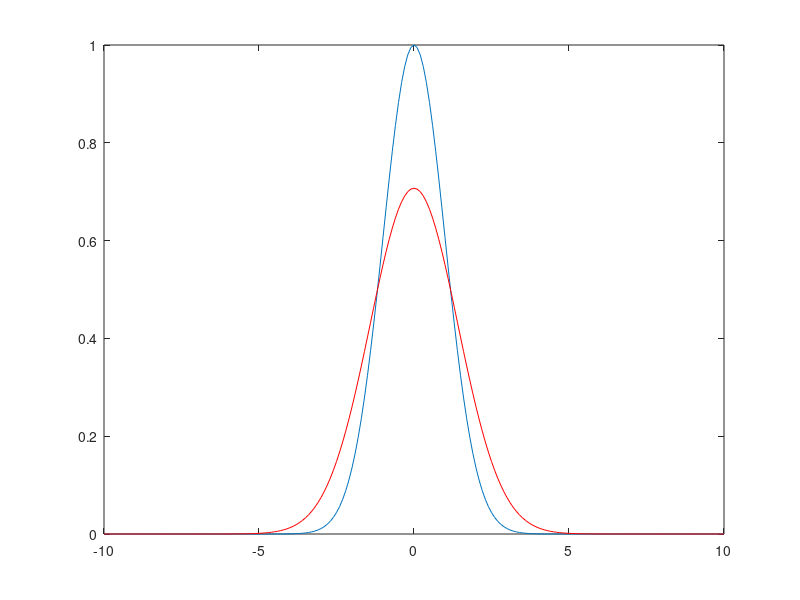
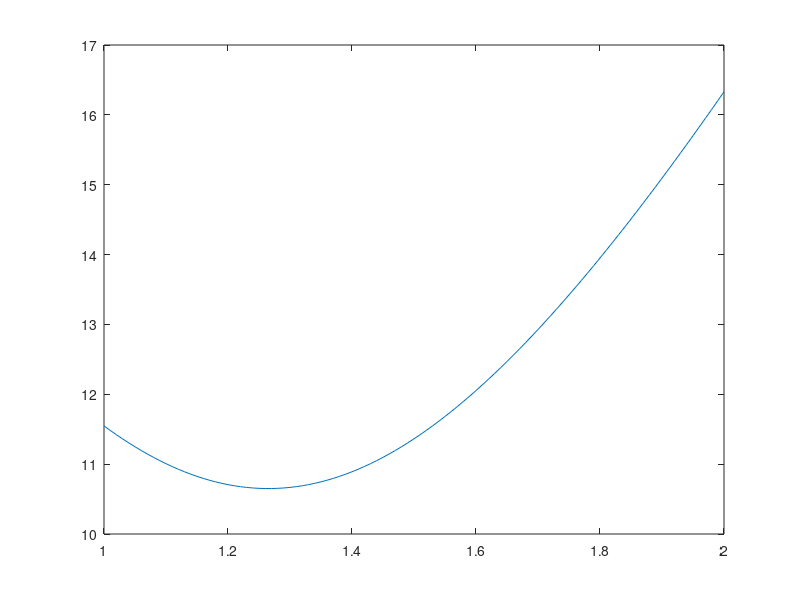
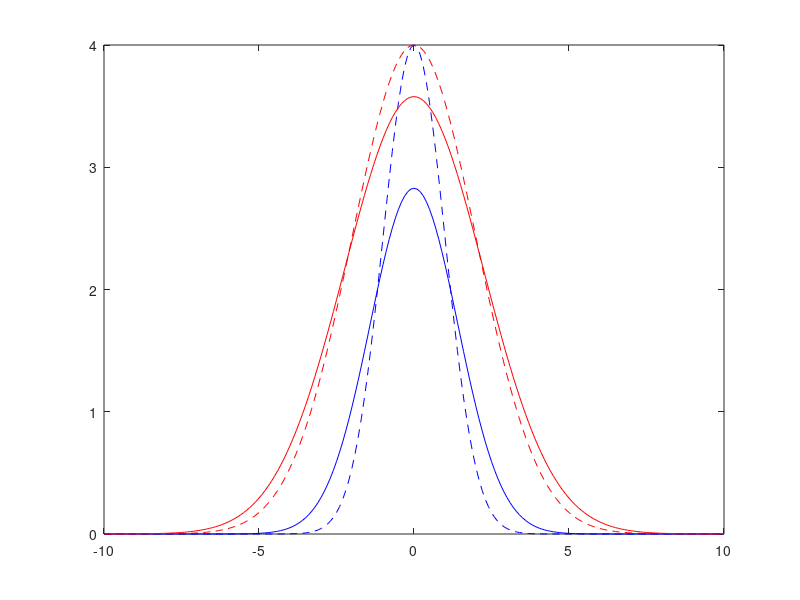
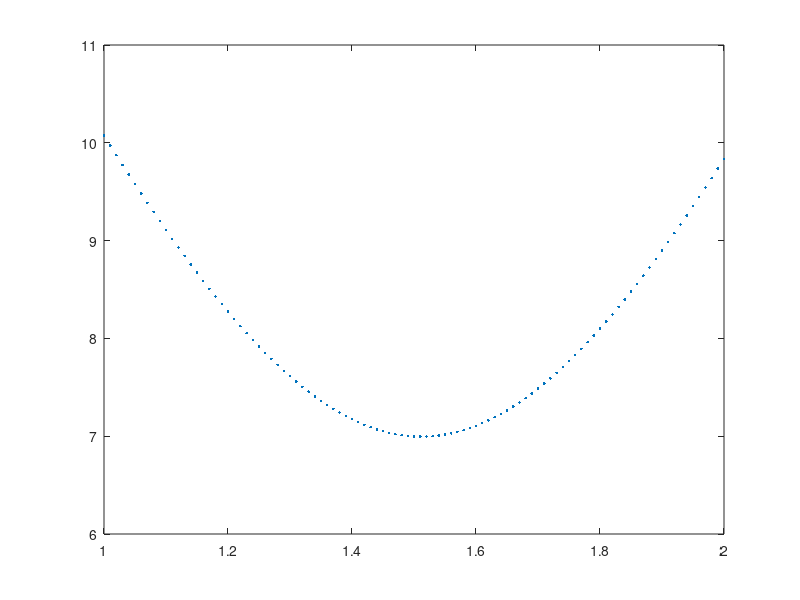

Reproduce these figures in MATLAB, in order.
%%
% A theoretical test, Gaussian pulse as an example
% change FWHM of a pulse, observe the change of pulse filtering and
% correlation

% Zhan Li, zhanli86@bu.edu
% 20150107

% a pulse model
x = -10:0.1:10;
pmodel = normpdf(x, 0, 1)/normpdf(0, 0, 1);

filt_scale = sum(pmodel);

p2model = xcorr(pmodel)/filt_scale;
p2model = p2model(fix(length(x)/2)+1:end-fix(length(x)/2));
figure();
plot(x, pmodel);
hold on;
plot(x, p2model, '-r');

% a return pulse from a nice flat orthogonal surface
peak1 = 4;
wf1 = peak1*pmodel;

% filtering with pulse model
wf1_filt = xcorr(wf1, pmodel)/filt_scale;
wf1_filt = wf1_filt(fix(length(x)/2)+1:end-fix(length(x)/2));

% a fatter return pulse from a slant surface
peak2 = peak1;
wf2 = peak2*normpdf(x/2, 0, 1)/normpdf(0, 0, 1);
% filtering with pulse model
wf2_filt = xcorr(wf2, pmodel)/filt_scale;
wf2_filt = wf2_filt(fix(length(x)/2)+1:end-fix(length(x)/2));
% a possible normal return pulse with higher peak to give close integral with
% the fatter pulse. 
peakscale = 1:0.01:2;
normdiff = zeros(size(peakscale));
for n=1:length(peakscale)
  peak4 = peak2*peakscale(n);
  wf4 = peak4*pmodel;
  normdiff(n) = norm(wf2-wf4);
end
figure();
plot(peakscale, normdiff);

(max(wf2)+max(wf2_filt)*max(p2model))/(1+max(p2model)^2)

% a possible normal return pulse with higher peak to give the same filtering
% result as the fatter return pulse
peakscale = 1:0.01:2;
normdiff = zeros(size(peakscale));
for n=1:length(peakscale)
  peak3 = peak2*peakscale(n);
  wf3 = peak3*pmodel;
  wf3_filt = xcorr(wf3, pmodel)/filt_scale;
  wf3_filt = wf3_filt(fix(length(x)/2)+1:end-fix(length(x)/2));
  normdiff(n) = norm(wf3_filt-wf2_filt);
end

% plot
figure();
plot(x, wf1, '--b');
hold on;
plot(x, wf2, '--r');
plot(x, wf1_filt, '-b');
plot(x, wf2_filt, '-r');

figure();
plot(peakscale, normdiff, '.')
